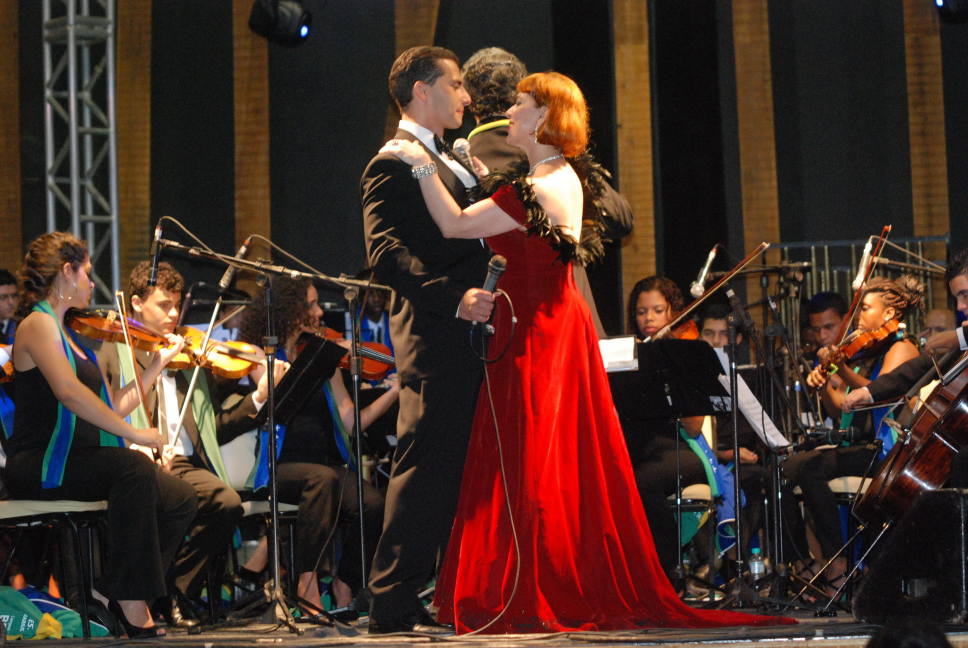
#> input picture assets/photos-new/cachoeiro-2010-soprano.JPG, 1936 x 1296 px (shown at 1/2 size)
$ python optimize_image.py ../assets/photos-new/cachoeiro-2010-soprano.JPG out.png
#> lines starting #> are read from the running program, lines starting #| are printed output that depends on the picture
from PIL import Image
import sys
from pathlib import Path

def ensure_dir(p: Path):
    p.parent.mkdir(parents=True, exist_ok=True)

def optimize(infile, out_base_name, widths=(720,1600), quality=85):
#> called with out_base_name = 'out.png', widths = (720, 1600), quality = 85
    img = Image.open(infile)
#> img is the input picture: PIL image 1936x1296 RGB; mean R, G, B 71.8, 47.7, 39.2
    for w in widths:
        ratio = w / img.width
        new_size = (w, max(1, int(img.height * ratio)))
        resized = img.resize(new_size, Image.LANCZOS)
        # save webp
        out_webp = out_base_name + f"-{w}.webp"
        ensure_dir(Path(out_webp))
        resized.save(out_webp, format="WEBP", quality=quality, method=6)
        # save jpeg fallback for largest width only
        if w == max(widths):
            out_jpg = out_base_name + f"-{w}.jpg"
            resized.convert("RGB").save(out_jpg, format="JPEG", quality=quality, optimize=True)
#> this loop made 2 passes
#> pass 1, in optimize, `resized = img.resize(new_size, Image.LANCZOS)`:
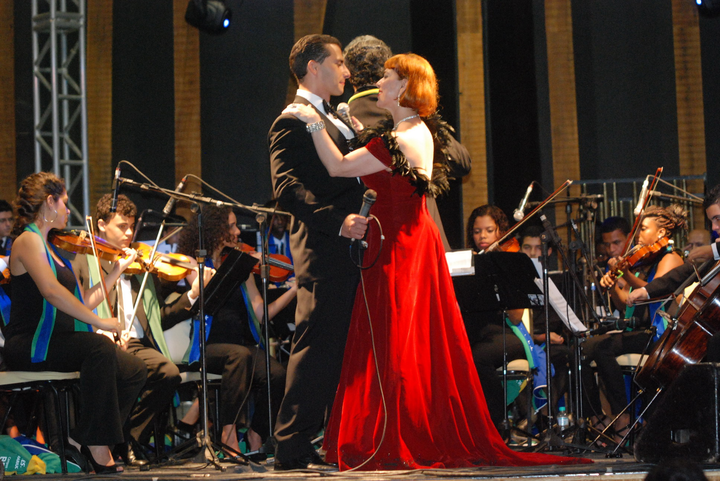
#> resized: PIL image 720x481 RGB; mean R, G, B 71.8, 47.7, 39.2

if __name__ == '__main__':
    if len(sys.argv) < 3:
        print("Usage: python optimize_image.py <input-file> <output-base-path-without-extension>")
        print("Example: python optimize_image.py \"assets/photos-new/cachoeiro-2010-soprano.JPG\" \"assets/optimized/cachoeiro\"")
        sys.exit(1)
    infile = sys.argv[1]
    outbase = sys.argv[2]
    optimize(infile, outbase)
